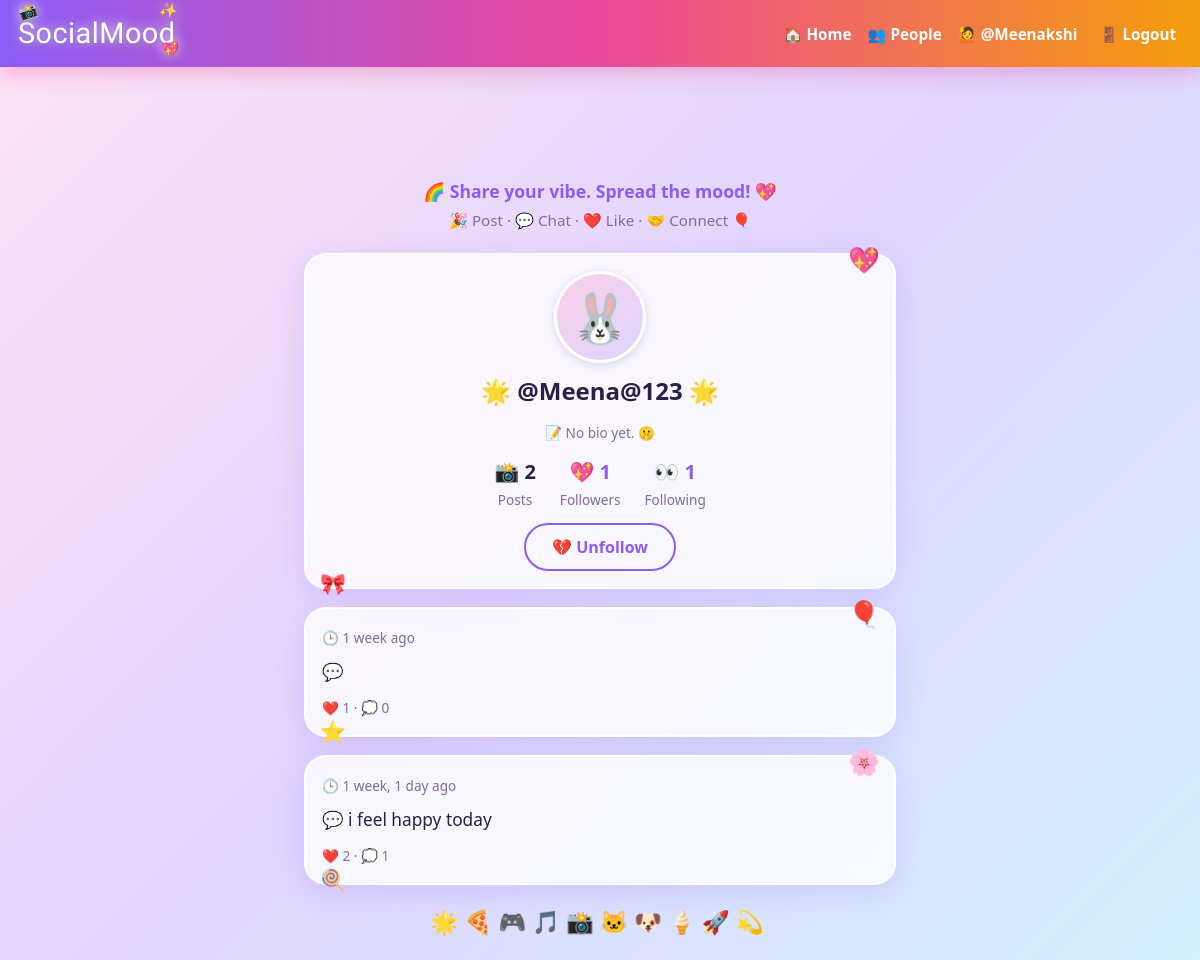
The app's page /profile/Meena@123/ (signed in), older data.
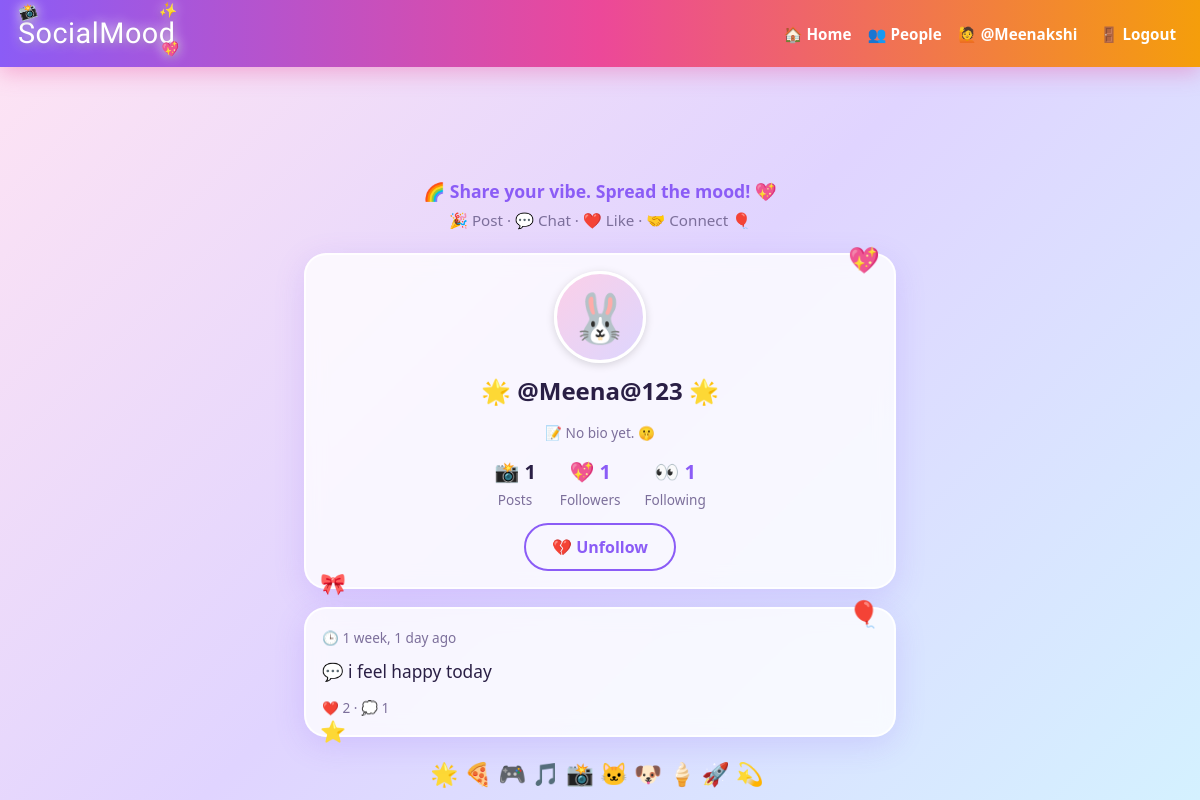
The same page, newer data.
### core/models.py (models this page shows, shortened)
class Post(models.Model):
    author = models.ForeignKey(User, on_delete=models.CASCADE, related_name="posts")
    text = models.TextField(max_length=280, blank=True)
    image=models.ImageField(upload_to="posts/",blank=True, null=True)
    created = models.DateTimeField(auto_now_add=True)
    likes = models.ManyToManyField(User, related_name="liked_posts", blank=True)
    class Meta:
        ordering = ["-created"]

### core/views.py (the view)
# urls.py: path("profile/<str:username>/", views.profile, name="profile"),
@login_required
def profile(request, username):
    owner = get_object_or_404(User, username=username)
    is_following = request.user.profile.following.filter(id=owner.profile.id).exists()
    return render(request, "profile.html", {
        "owner": owner,
        "posts": owner.posts.all(),
        "is_following": is_following,
        "followers_count": owner.profile.followers.count(),
        "following_count": owner.profile.following.count(),
    })

### core/templates/profile.html (shortened to what this page needs)
{% extends "base.html" %}
{% block content %}
<div class="card" style="text-align:center">
  <div class="avatar big" style="margin:0 auto 10px" data-name="{{ owner.username }}">{{ owner.username|first|upper }}</div>
  <h2 style="margin-bottom:2px">🌟 @{{ owner.username }} 🌟</h2>
  <p class="meta">📝 {{ owner.profile.bio|default:"No bio yet. 🤫" }}</p>
  <div class="stats">
    <div><b>📸 {{ posts|length }}</b><span class="meta">Posts</span></div>
    <a href="{% url 'followers_list' owner.username %}"><div><b>💖 {{ followers_count }}</b><span class="meta">Followers</span></div></a>
    <a href="{% url 'following_list' owner.username %}"><div><b>👀 {{ following_count }}</b><span class="meta">Following</span></div></a>
  </div>
  {% if owner != user %}
  <form method="post" action="{% url 'toggle_follow' owner.username %}">
    <button class="btn{% if is_following %} outline{% endif %}" type="submit">{% if is_following %}💔 Unfollow{% else %}💜 Follow{% endif %}</button>
  </form>
  {% endif %}
</div>
{% for post in posts %}
<div class="card">
  <span class="meta">🕒 {{ post.created|timesince }} ago</span>
  <p class="post-text">💬 {{ post.text }}</p>
  <span class="meta">❤️ {{ post.likes.count }} · 💭 {{ post.comments.count }}</span>
</div>
{% empty %}
<div class="card meta" style="text-align:center">😴 No posts yet. 🌙</div>
{% endfor %}
{% endblock %}

Row changes from the older to the newer data that the page shows:
removed Post: created "1 week", likes.count "1", comments.count "0"
Text that changed along with them:
{{ posts|length }}: "2" → "1"
